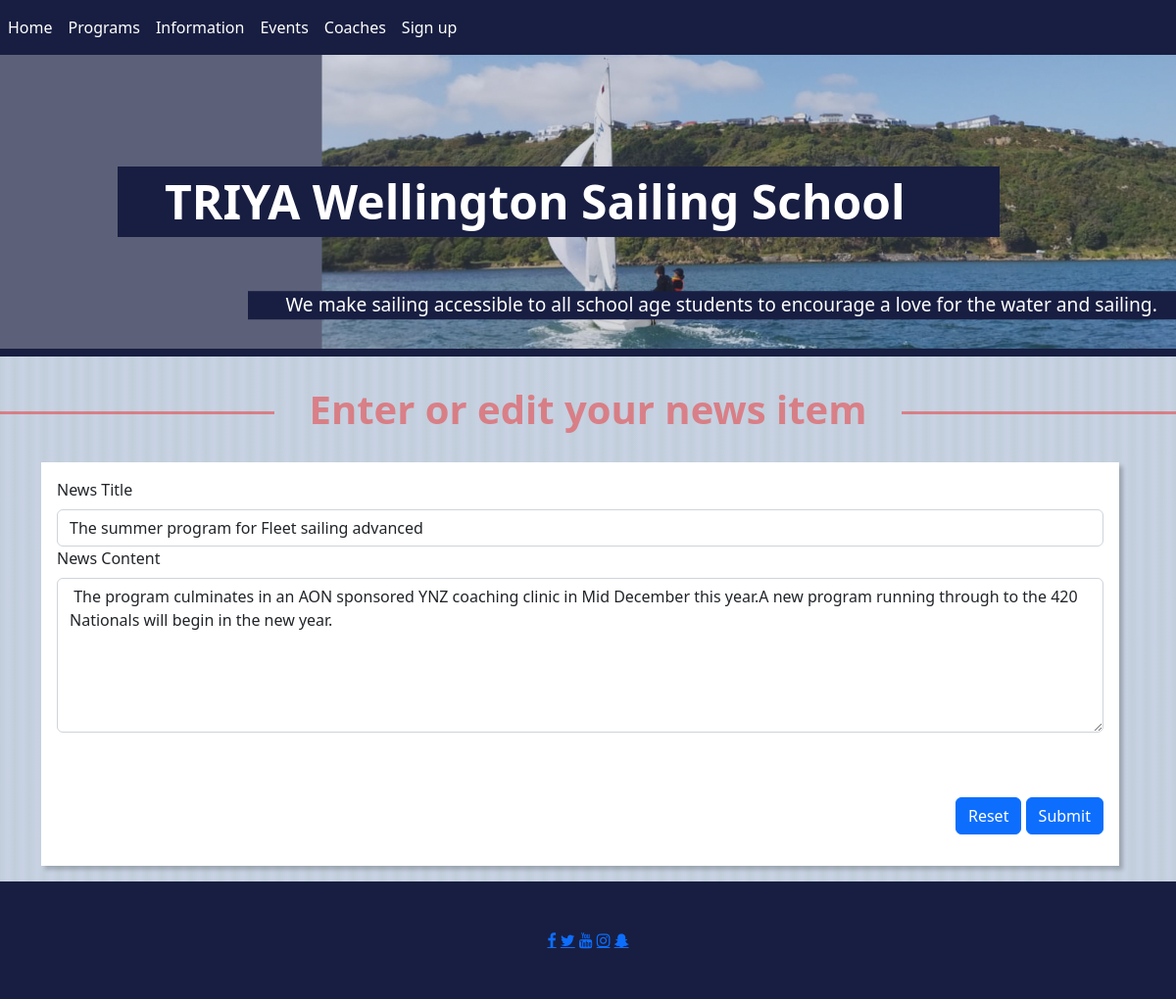
The page /news_cud/2 on the database as committed earlier.
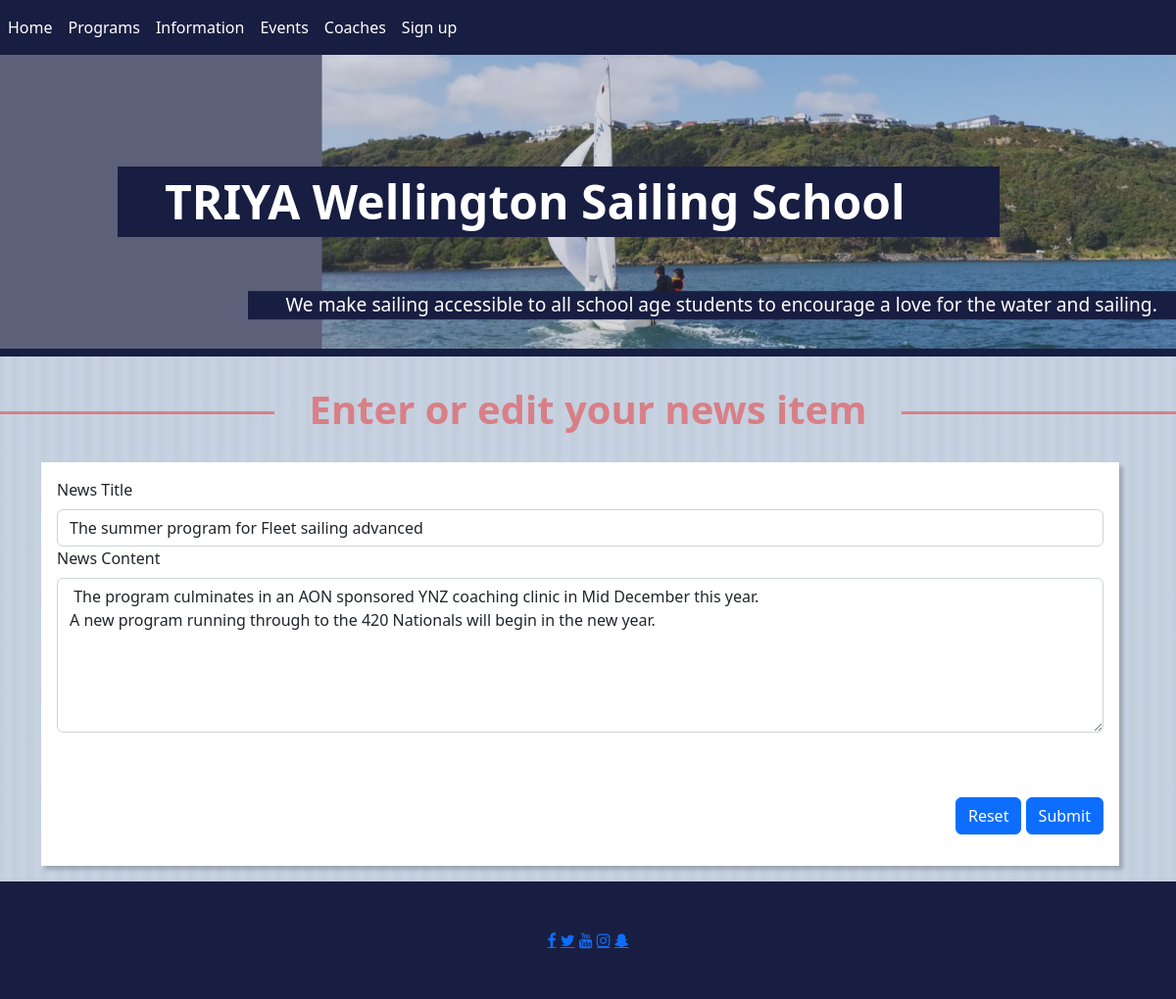
The same page on the database as committed later.
### tables this page shows
CREATE TABLE news(
    news_id integer primary key autoincrement not null,
    title text not null unique,
    content text not null,
    updated_at date
);

### server.py (the view)
@app.route("/news_cud/<news_id>", methods=["GET", "POST"])
def news_cud(news_id):
    dummy_news = {
        'title': "One more sailor needed",
        'content': "We have room for one more college age sailor to join us for the Winter program. "
                   "We need an even number of sailors for the double handed 420 yacht.If you are keen, "
                   "lets know.Got to http://www.triya.co.nz/.../fleet-racing-sailing-development"
                   "Cheers Phil"
    }
    empty_news = {
        'title': "",
        'content': ""
    }
    if request.method == "POST":
        f = request.form
        if news_id == "0":
            sql = "insert into news (title, content, updated_at) values(?,?, datetime('now'))"
            values_tuple = (f['title'], f['content'])
            outcome = run_commit_query(sql,values_tuple, db_path)
        else:
            sql = "update news set title=? , content=?, updated_at=datetime('now') where news_id=?"
            values_tuple = (f['title'], f['content'], news_id)
            outcome = run_commit_query(sql, values_tuple, db_path)
        if outcome is not None:
            return render_template("error_page.html", error_message=outcome)
        else:
            return redirect(url_for('index'))
    elif request.method == "GET":
        if news_id == "0":
            return render_template("news_cud.html", news_id=news_id, news=dummy_news)
        else:
            sql = "select title, content, updated_at from news where news_id = ?"
            values_tuple = (news_id,)
            result = run_search_query_tuples(sql, values_tuple,db_path)
            if result is None:
                e_m = "Oops, we could not find a result"
                return render_template("error_page.html", error_message=e_m)
            return render_template("news_cud.html", news_id=news_id, news=result[0])
    else:
        return "Error on News GET POST"

### db_functions.py (called while the page is built)
def run_search_query_tuples(sql_query,values_tuple, file_path,  rowfactory=True):
    result = None
    try:
        db = sqlite3.connect(file_path)
        if rowfactory:
            db.row_factory = sqlite3.Row
        cursor = db.cursor()
        print("connection successful")
        cursor.execute(sql_query,values_tuple)
        result = cursor.fetchall()
        print("Search Query executed")
        cursor.close()
    except sqlite3.Error as error:
        print("Error running search query tuples: {}".format(error))
    finally:
        if db:
            db.close()
            print("sqlite connection is closed")
        if result:
            return result

### templates/news_cud.html (shortened to what this page needs)
{% extends "main_template.html" %}
{% block content %}
        <h1>Enter or edit your news item </h1>
    <div class="container-lg">
    <div class="news">
       <form action="{{ url_for('news_cud', news_id = news_id )}}" method="post">
       <div>
           <label for="title" class="form-label"> News Title</label>
           <input type="text" class="form-control" id="title" name="title" placeholder="" value="{{ news['title'] }}" required>
       </div>
       <div>
           <label for="content" class="form-label">News Content</label>
           <textarea class="form-control" id="content" name="content" rows="6" placeholder="" required>{{ news['content'] }}</textarea>
       </div>
           <div id="errormessage" class="alert"></div>
        <div class="text-end py-3">
          <button type="reset" class="btn btn-primary">Reset</button>
          <button id="submit" type="submit" class="btn btn-primary" >Submit</button>
        </div>
       </form>
        </div>
    </div>
{% endblock %}

Rows that differ between the two databases and show on the page:
changed news "The summer program for Fleet sailing advanced": content "…in Mid December this year.A new program running through…" → "…in Mid December this year. A new program running through…"
